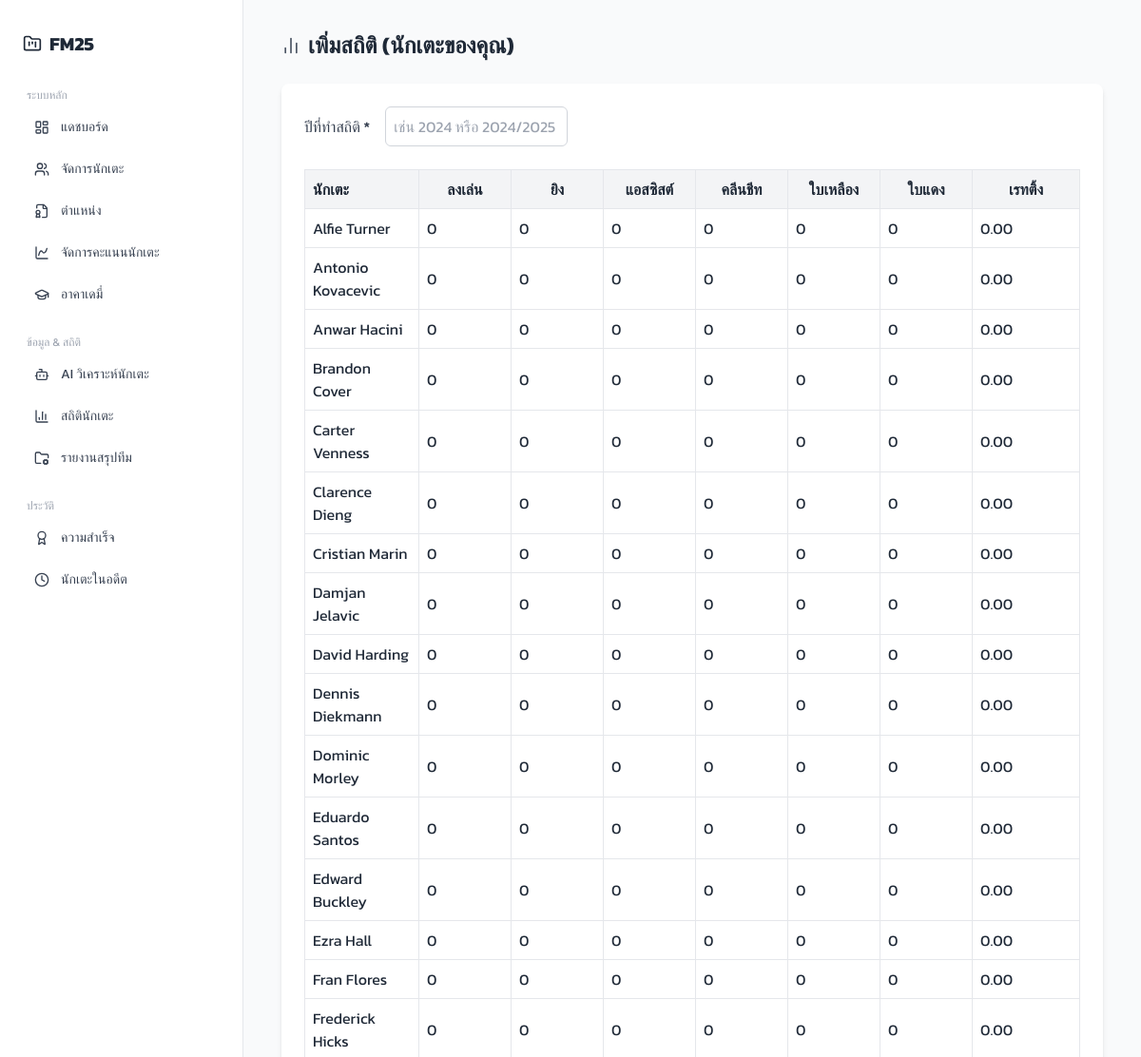
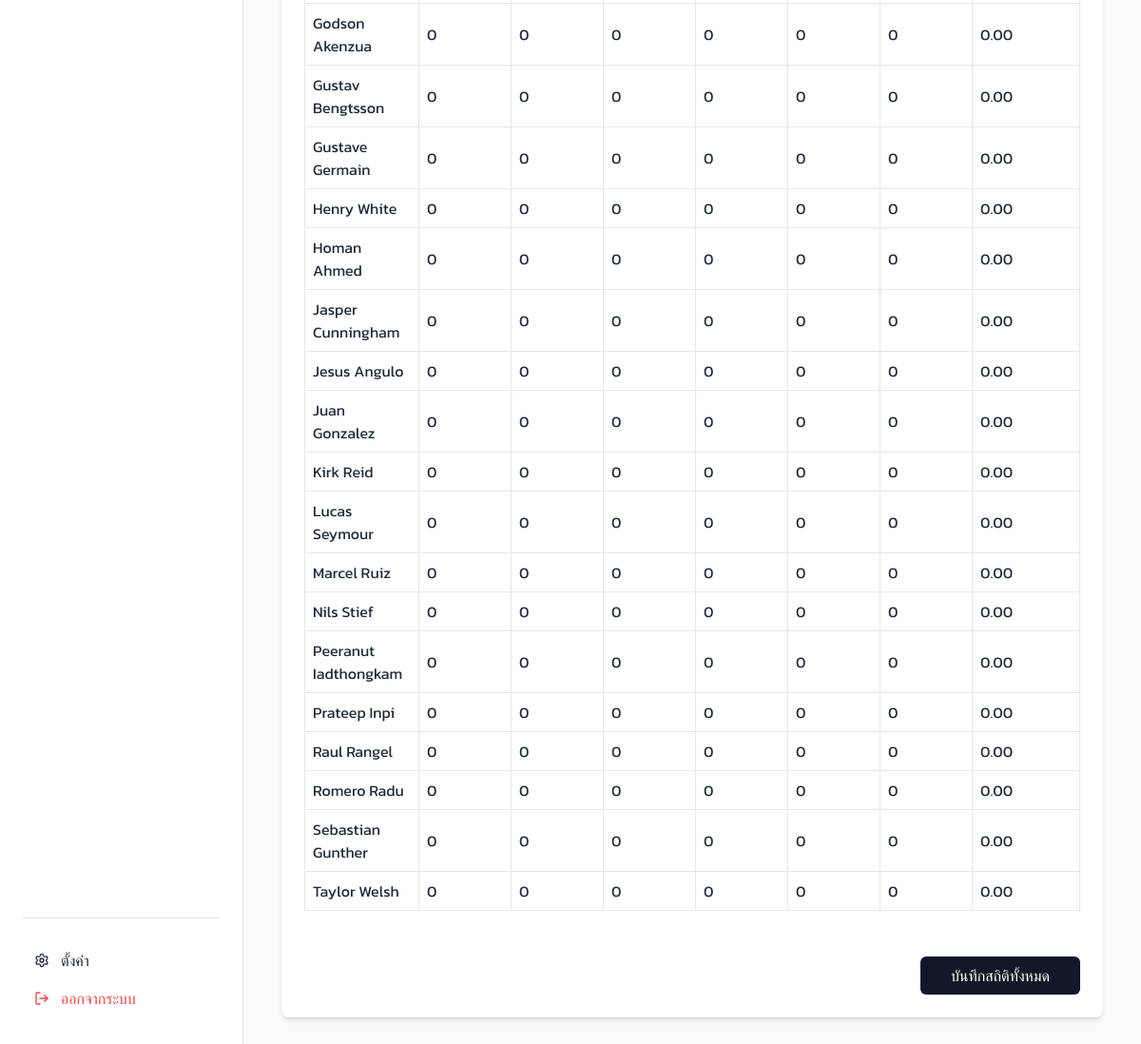
/pages/statistics.php (signed in), run on the app's committed database (2 pictures, top to bottom).
### tables this page shows
CREATE TABLE `players` (
  `player_id` int(11) NOT NULL,
  `user_id` int(11) NOT NULL,
  `name` varchar(100) NOT NULL,
  `role` enum('crucial','important','rotation','sporadic','prospect') DEFAULT NULL,
  `position` enum('st','cf','lw','rw','lm','rm','cam','cm','cdm','cb','lb','rb','gk') DEFAULT NULL,
  `jersey_number` int(11) DEFAULT NULL,
  `status` enum('no','sell','for_loan','on_loan','in_loan') DEFAULT 'no',
  `injured` int(11) NOT NULL DEFAULT 0,
  `injured_count` int(11) DEFAULT 0,
  `performance_score` int(11) NOT NULL DEFAULT 0,
  `score_change` enum('increase','decrease','neutral') DEFAULT 'neutral',
  `change_count` int(11) DEFAULT 0
);

### pages/statistics.php (the view, shortened to what this page needs)
<?php
include "../includes/db_config.php";
$user_id = $_SESSION['user_id'];
$stmt = $conn->prepare("SELECT player_id, name FROM players WHERE user_id = :user_id ORDER BY name ASC");
$stmt->execute(['user_id' => $user_id]);
$players = $stmt->fetchAll(PDO::FETCH_ASSOC);
?>
<!DOCTYPE html>
<html lang="th">
<head>
    <script src="https://cdn.tailwindcss.com"></script>
</head>
<body class="bg-gray-50 text-gray-800">
    <div class="flex h-screen">
        <?php include '../includes/navbar.php'; ?>
        <main class="flex-1 px-10 py-8 overflow-y-auto">
            <div class="flex items-center justify-between mb-6">
                <h1 class="text-2xl font-semibold flex items-center gap-2">
                    <i data-lucide="bar-chart-2" class="w-5 h-5 text-gray-600"></i>
                    เพิ่มสถิติ (นักเตะของคุณ)
                </h1>
            </div>
            <?php if (count($players) > 0): ?>
                <form method="post" class="space-y-6 bg-white p-6 rounded-lg shadow-md overflow-x-auto">
                    <div class="mb-6 flex items-center gap-4">
                        <label class="block font-medium text-gray-700">ปีที่ทำสถิติ *</label>
                        <input type="text" name="year" required placeholder="เช่น 2024 หรือ 2024/2025" class="border border-gray-300 rounded-md p-2 w-48">
                    </div>
                    <table class="min-w-full table-auto border-collapse">
                        <thead class="bg-gray-100">
                            <tr>
                                <th class="border p-2 text-left">นักเตะ</th>
                                <th class="border p-2">ลงเล่น</th>
                                <th class="border p-2">ยิง</th>
                                <th class="border p-2">แอสซิสต์</th>
                                <th class="border p-2">คลีนชีท</th>
                                <th class="border p-2">ใบเหลือง</th>
                                <th class="border p-2">ใบแดง</th>
                                <th class="border p-2">เรทติ้ง</th>
                            </tr>
                        </thead>
                        <tbody>
                            <?php foreach ($players as $player): ?>
                                <tr>
                                    <td class="border p-2"><?= htmlspecialchars($player['name']) ?></td>
                                    <td class="border p-2"><input type="number" name="players[<?= $player['player_id'] ?>][appearances]" value="0" min="0" class="w-20 border-gray-300 rounded-md"></td>
                                    <td class="border p-2"><input type="number" name="players[<?= $player['player_id'] ?>][goals]" value="0" min="0" class="w-20 border-gray-300 rounded-md"></td>
                                    <td class="border p-2"><input type="number" name="players[<?= $player['player_id'] ?>][assists]" value="0" min="0" class="w-20 border-gray-300 rounded-md"></td>
                                    <td class="border p-2"><input type="number" name="players[<?= $player['player_id'] ?>][clean_sheets]" value="0" min="0" class="w-20 border-gray-300 rounded-md"></td>
                                    <td class="border p-2"><input type="number" name="players[<?= $player['player_id'] ?>][yellow_cards]" value="0" min="0" class="w-20 border-gray-300 rounded-md"></td>
                                    <td class="border p-2"><input type="number" name="players[<?= $player['player_id'] ?>][red_cards]" value="0" min="0" class="w-20 border-gray-300 rounded-md"></td>
                                    <td class="border p-2"><input type="number" step="0.01" min="0" max="10" name="players[<?= $player['player_id'] ?>][rating]" value="0.00" class="w-24 border-gray-300 rounded-md"></td>
                                </tr>
                            <?php endforeach; ?>
                        </tbody>
                    </table>
                    <div class="flex justify-end pt-6">
                        <button type="submit" class="bg-gray-900 text-white px-8 py-2 rounded-md hover:bg-gray-700 transition">
                            บันทึกสถิติทั้งหมด
                        </button>
                    </div>
                </form>
            <?php else: ?>
                <div class="bg-yellow-100 text-yellow-700 p-4 rounded-md text-center">
                    ยังไม่มีนักเตะในทีมของคุณ กรุณาเพิ่มนักเตะก่อน
                </div>
            <?php endif; ?>
        </main>
    </div>
</body>
</html>

### pages/statistics.php (style rules this page uses)
body { font-family: 'Kanit', sans-serif; }

### data on the page
players: name "Alfie Turner"
players: name "Antonio Kovacevic"
players: name "Anwar Hacini"
players: name "Brandon Cover"
players: name "Carter Venness"
players: name "Clarence Dieng"
players: name "Cristian Marin"
players: name "Damjan Jelavic"
players: name "David Harding"
players: name "Dennis Diekmann"
players: name "Dominic Morley"
players: name "Eduardo Santos"
players: name "Edward Buckley"
players: name "Ezra Hall"
players: name "Fran Flores"
players: name "Frederick Hicks"
players: name "Godson Akenzua"
players: name "Gustav Bengtsson"
players: name "Gustave Germain"
players: name "Henry White"
players: name "Homan Ahmed"
players: name "Jasper Cunningham"
players: name "Jesus Angulo"
players: name "Juan Gonzalez"
players: name "Kirk Reid"
players: name "Lucas Seymour"
players: name "Marcel Ruiz"
players: name "Nils Stief"
players: name "Peeranut Iadthongkam"
players: name "Prateep Inpi"
players: name "Raul Rangel"
players: name "Romero Radu"
players: name "Sebastian Gunther"
players: name "Taylor Welsh"
